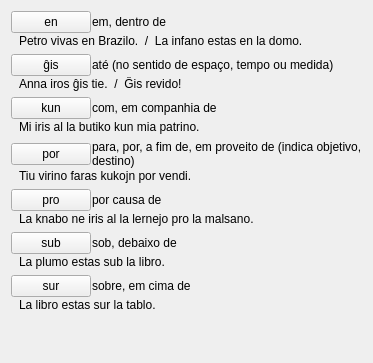
     <widget class="QWidget" name="tab_9">
      <attribute name="icon">
       <iconset resource="ikonoj.qrc">
        <normaloff>:/ikonoj/leciono.png</normaloff>:/ikonoj/leciono.png</iconset>
      </attribute>
      <attribute name="title">
       <string>2</string>
      </attribute>
      <layout class="QVBoxLayout" name="verticalLayout_218">
       <property name="spacing">
        <number>6</number>
       </property>
       <item>
        <layout class="QVBoxLayout" name="verticalLayout_211">
         <property name="spacing">
          <number>1</number>
         </property>
         <item>
          <layout class="QHBoxLayout" name="horizontalLayout_381">
           <item>
            <widget class="klakbutono" name="Lec07_Button504">
             <property name="sizePolicy">
              <sizepolicy hsizetype="Maximum" vsizetype="Fixed">
               <horstretch>0</horstretch>
               <verstretch>0</verstretch>
              </sizepolicy>
             </property>
             <property name="maximumSize">
              <size>
               <width>16777215</width>
               <height>16777215</height>
              </size>
             </property>
             <property name="text">
              <string>en</string>
             </property>
            </widget>
           </item>
           <item>
            <widget class="QLabel" name="Lec07_Label491">
             <property name="text">
              <string>em, dentro de</string>
             </property>
             <property name="wordWrap">
              <bool>true</bool>
             </property>
            </widget>
           </item>
          </layout>
         </item>
         <item>
          <layout class="QHBoxLayout" name="horizontalLayout_382">
           <item>
            <widget class="label_sago_reversa" name="label_148">
             <property name="sizePolicy">
              <sizepolicy hsizetype="Maximum" vsizetype="Preferred">
               <horstretch>0</horstretch>
               <verstretch>0</verstretch>
              </sizepolicy>
             </property>
             <property name="maximumSize">
              <size>
               <width>16777215</width>
               <height>16777215</height>
              </size>
             </property>
             <property name="text">
              <string/>
             </property>
             <property name="pixmap">
              <pixmap resource="ikonoj.qrc">:/ikonoj/sago_revena.png</pixmap>
             </property>
             <property name="alignment">
              <set>Qt::AlignCenter</set>
             </property>
            </widget>
           </item>
           <item>
            <widget class="QLabel" name="label_149">
             <property name="text">
              <string>Petro vivas en Brazilo.  /  La infano estas en la domo.</string>
             </property>
             <property name="wordWrap">
              <bool>true</bool>
             </property>
             <property name="tipo" stdset="0">
              <string>esperanta</string>
             </property>
             <property name="lingvo" stdset="0">
              <string>eo</string>
             </property>
            </widget>
           </item>
          </layout>
         </item>
        </layout>
       </item>
       <item>
        <layout class="QVBoxLayout" name="verticalLayout_212">
         <property name="spacing">
          <number>1</number>
         </property>
         <item>
          <layout class="QHBoxLayout" name="horizontalLayout_383">
           <item>
            <widget class="klakbutono" name="Lec07_Button505">
             <property name="sizePolicy">
              <sizepolicy hsizetype="Maximum" vsizetype="Fixed">
               <horstretch>0</horstretch>
               <verstretch>0</verstretch>
              </sizepolicy>
             </property>
             <property name="maximumSize">
              <size>
               <width>16777215</width>
               <height>16777215</height>
              </size>
             </property>
             <property name="text">
              <string>ĝis</string>
             </property>
            </widget>
           </item>
           <item>
            <widget class="QLabel" name="Lec07_Label492">
             <property name="text">
              <string>até (no sentido de espaço, tempo ou medida)</string>
             </property>
             <property name="wordWrap">
              <bool>true</bool>
             </property>
            </widget>
           </item>
          </layout>
         </item>
         <item>
          <layout class="QHBoxLayout" name="horizontalLayout_384">
           <item>
            <widget class="label_sago_reversa" name="label_150">
             <property name="sizePolicy">
              <sizepolicy hsizetype="Maximum" vsizetype="Preferred">
               <horstretch>0</horstretch>
               <verstretch>0</verstretch>
              </sizepolicy>
             </property>
             <property name="maximumSize">
              <size>
               <width>16777215</width>
               <height>16777215</height>
              </size>
             </property>
             <property name="text">
              <string/>
             </property>
             <property name="pixmap">
              <pixmap resource="ikonoj.qrc">:/ikonoj/sago_revena.png</pixmap>
             </property>
             <property name="alignment">
              <set>Qt::AlignCenter</set>
             </property>
            </widget>
           </item>
           <item>
            <widget class="QLabel" name="label_151">
             <property name="text">
              <string>Anna iros ĝis tie.  /  Ĝis revido!</string>
             </property>
             <property name="wordWrap">
              <bool>true</bool>
             </property>
             <property name="tipo" stdset="0">
              <string>esperanta</string>
             </property>
             <property name="lingvo" stdset="0">
              <string>eo</string>
             </property>
            </widget>
           </item>
          </layout>
         </item>
        </layout>
       </item>
       <item>
        <layout class="QVBoxLayout" name="verticalLayout_213">
         <property name="spacing">
          <number>1</number>
         </property>
         <item>
          <layout class="QHBoxLayout" name="horizontalLayout_385">
           <item>
            <widget class="klakbutono" name="Lec07_Button506">
             <property name="sizePolicy">
              <sizepolicy hsizetype="Maximum" vsizetype="Fixed">
               <horstretch>0</horstretch>
               <verstretch>0</verstretch>
              </sizepolicy>
             </property>
             <property name="maximumSize">
              <size>
               <width>16777215</width>
               <height>16777215</height>
              </size>
             </property>
             <property name="text">
              <string>kun</string>
             </property>
            </widget>
           </item>
           <item>
            <widget class="QLabel" name="Lec07_Label493">
             <property name="text">
              <string>com, em companhia de</string>
             </property>
             <property name="wordWrap">
              <bool>true</bool>
             </property>
            </widget>
           </item>
          </layout>
         </item>
         <item>
          <layout class="QHBoxLayout" name="horizontalLayout_386">
           <item>
            <widget class="label_sago_reversa" name="label_152">
             <property name="sizePolicy">
              <sizepolicy hsizetype="Maximum" vsizetype="Preferred">
               <horstretch>0</horstretch>
               <verstretch>0</verstretch>
              </sizepolicy>
             </property>
             <property name="maximumSize">
              <size>
               <width>16777215</width>
               <height>16777215</height>
              </size>
             </property>
             <property name="text">
              <string/>
             </property>
             <property name="pixmap">
              <pixmap resource="ikonoj.qrc">:/ikonoj/sago_revena.png</pixmap>
             </property>
             <property name="alignment">
              <set>Qt::AlignCenter</set>
             </property>
            </widget>
           </item>
           <item>
            <widget class="QLabel" name="label_153">
             <property name="text">
              <string>Mi iris al la butiko kun mia patrino.</string>
             </property>
             <property name="wordWrap">
              <bool>true</bool>
             </property>
             <property name="tipo" stdset="0">
              <string>esperanta</string>
             </property>
             <property name="lingvo" stdset="0">
              <string>eo</string>
             </property>
            </widget>
           </item>
          </layout>
         </item>
        </layout>
       </item>
       <item>
        <layout class="QVBoxLayout" name="verticalLayout_214">
         <property name="spacing">
          <number>1</number>
         </property>
         <item>
          <layout class="QHBoxLayout" name="horizontalLayout_387">
           <item>
            <widget class="klakbutono" name="Lec07_Button507">
             <property name="sizePolicy">
              <sizepolicy hsizetype="Maximum" vsizetype="Fixed">
               <horstretch>0</horstretch>
               <verstretch>0</verstretch>
              </sizepolicy>
             </property>
             <property name="maximumSize">
              <size>
               <width>16777215</width>
               <height>16777215</height>
              </size>
             </property>
             <property name="text">
              <string>por</string>
             </property>
            </widget>
           </item>
           <item>
            <widget class="QLabel" name="Lec07_Label494">
             <property name="text">
              <string>para, por, a fim de, em proveito de (indica objetivo, destino)</string>
             </property>
             <property name="wordWrap">
              <bool>true</bool>
             </property>
            </widget>
           </item>
          </layout>
         </item>
         <item>
          <layout class="QHBoxLayout" name="horizontalLayout_388">
           <item>
            <widget class="label_sago_reversa" name="label_154">
             <property name="sizePolicy">
              <sizepolicy hsizetype="Maximum" vsizetype="Preferred">
               <horstretch>0</horstretch>
               <verstretch>0</verstretch>
              </sizepolicy>
             </property>
             <property name="maximumSize">
              <size>
               <width>16777215</width>
               <height>16777215</height>
              </size>
             </property>
             <property name="text">
              <string/>
             </property>
             <property name="pixmap">
              <pixmap resource="ikonoj.qrc">:/ikonoj/sago_revena.png</pixmap>
             </property>
             <property name="alignment">
              <set>Qt::AlignCenter</set>
             </property>
            </widget>
           </item>
           <item>
            <widget class="QLabel" name="label_155">
             <property name="text">
              <string>Tiu virino faras kukojn por vendi.</string>
             </property>
             <property name="wordWrap">
              <bool>true</bool>
             </property>
             <property name="tipo" stdset="0">
              <string>esperanta</string>
             </property>
             <property name="lingvo" stdset="0">
              <string>eo</string>
             </property>
            </widget>
           </item>
          </layout>
         </item>
        </layout>
       </item>
       <item>
        <layout class="QVBoxLayout" name="verticalLayout_215">
         <property name="spacing">
          <number>1</number>
         </property>
         <item>
          <layout class="QHBoxLayout" name="horizontalLayout_389">
           <item>
            <widget class="klakbutono" name="Lec07_Button508">
             <property name="sizePolicy">
              <sizepolicy hsizetype="Maximum" vsizetype="Fixed">
               <horstretch>0</horstretch>
               <verstretch>0</verstretch>
              </sizepolicy>
             </property>
             <property name="maximumSize">
              <size>
               <width>16777215</width>
               <height>16777215</height>
              </size>
             </property>
             <property name="text">
              <string>pro</string>
             </property>
            </widget>
           </item>
           <item>
            <widget class="QLabel" name="Lec07_Label495">
             <property name="text">
              <string>por causa de</string>
             </property>
             <property name="wordWrap">
              <bool>true</bool>
             </property>
            </widget>
           </item>
          </layout>
         </item>
         <item>
          <layout class="QHBoxLayout" name="horizontalLayout_390">
           <item>
            <widget class="label_sago_reversa" name="label_156">
             <property name="sizePolicy">
              <sizepolicy hsizetype="Maximum" vsizetype="Preferred">
               <horstretch>0</horstretch>
               <verstretch>0</verstretch>
              </sizepolicy>
             </property>
             <property name="maximumSize">
              <size>
               <width>16777215</width>
               <height>16777215</height>
              </size>
             </property>
             <property name="text">
              <string/>
             </property>
             <property name="pixmap">
              <pixmap resource="ikonoj.qrc">:/ikonoj/sago_revena.png</pixmap>
             </property>
             <property name="alignment">
              <set>Qt::AlignCenter</set>
             </property>
            </widget>
           </item>
           <item>
            <widget class="QLabel" name="label_157">
             <property name="text">
              <string>La knabo ne iris al la lernejo pro la malsano.</string>
             </property>
             <property name="wordWrap">
              <bool>true</bool>
             </property>
             <property name="tipo" stdset="0">
              <string>esperanta</string>
             </property>
             <property name="lingvo" stdset="0">
              <string>eo</string>
             </property>
            </widget>
           </item>
          </layout>
         </item>
        </layout>
       </item>
       <item>
        <layout class="QVBoxLayout" name="verticalLayout_216">
         <property name="spacing">
          <number>1</number>
         </property>
         <item>
          <layout class="QHBoxLayout" name="horizontalLayout_391">
           <item>
            <widget class="klakbutono" name="Lec07_Button509">
             <property name="sizePolicy">
              <sizepolicy hsizetype="Maximum" vsizetype="Fixed">
               <horstretch>0</horstretch>
               <verstretch>0</verstretch>
              </sizepolicy>
             </property>
             <property name="maximumSize">
              <size>
               <width>16777215</width>
               <height>16777215</height>
              </size>
             </property>
             <property name="text">
              <string>sub</string>
             </property>
            </widget>
           </item>
           <item>
            <widget class="QLabel" name="Lec07_Label496">
             <property name="text">
              <string>sob, debaixo de</string>
             </property>
             <property name="wordWrap">
              <bool>true</bool>
             </property>
            </widget>
           </item>
          </layout>
         </item>
         <item>
          <layout class="QHBoxLayout" name="horizontalLayout_392">
           <item>
            <widget class="label_sago_reversa" name="label_158">
             <property name="sizePolicy">
              <sizepolicy hsizetype="Maximum" vsizetype="Preferred">
               <horstretch>0</horstretch>
               <verstretch>0</verstretch>
              </sizepolicy>
             </property>
             <property name="maximumSize">
              <size>
               <width>16777215</width>
               <height>16777215</height>
              </size>
             </property>
             <property name="text">
              <string/>
             </property>
             <property name="pixmap">
              <pixmap resource="ikonoj.qrc">:/ikonoj/sago_revena.png</pixmap>
             </property>
             <property name="alignment">
              <set>Qt::AlignCenter</set>
             </property>
            </widget>
           </item>
           <item>
            <widget class="QLabel" name="label_159">
             <property name="text">
              <string>La plumo estas sub la libro.</string>
             </property>
             <property name="wordWrap">
              <bool>true</bool>
             </property>
             <property name="tipo" stdset="0">
              <string>esperanta</string>
             </property>
             <property name="lingvo" stdset="0">
              <string>eo</string>
             </property>
            </widget>
           </item>
          </layout>
         </item>
        </layout>
       </item>
       <item>
        <layout class="QVBoxLayout" name="verticalLayout_217">
         <property name="spacing">
          <number>1</number>
         </property>
         <item>
          <layout class="QHBoxLayout" name="horizontalLayout_393">
           <item>
            <widget class="klakbutono" name="Lec07_Button510">
             <property name="sizePolicy">
              <sizepolicy hsizetype="Maximum" vsizetype="Fixed">
               <horstretch>0</horstretch>
               <verstretch>0</verstretch>
              </sizepolicy>
             </property>
             <property name="maximumSize">
              <size>
               <width>16777215</width>
               <height>16777215</height>
              </size>
             </property>
             <property name="text">
              <string>sur</string>
             </property>
            </widget>
           </item>
           <item>
            <widget class="QLabel" name="Lec07_Label497">
             <property name="text">
              <string>sobre, em cima de</string>
             </property>
             <property name="wordWrap">
              <bool>true</bool>
             </property>
            </widget>
           </item>
          </layout>
         </item>
         <item>
          <layout class="QHBoxLayout" name="horizontalLayout_394">
           <item>
            <widget class="label_sago_reversa" name="label_160">
             <property name="sizePolicy">
              <sizepolicy hsizetype="Maximum" vsizetype="Preferred">
               <horstretch>0</horstretch>
               <verstretch>0</verstretch>
              </sizepolicy>
             </property>
             <property name="maximumSize">
              <size>
               <width>16777215</width>
               <height>16777215</height>
              </size>
             </property>
             <property name="text">
              <string/>
             </property>
             <property name="pixmap">
              <pixmap resource="ikonoj.qrc">:/ikonoj/sago_revena.png</pixmap>
             </property>
             <property name="alignment">
              <set>Qt::AlignCenter</set>
             </property>
            </widget>
           </item>
           <item>
            <widget class="QLabel" name="label_161">
             <property name="text">
              <string>La libro estas sur la tablo.</string>
             </property>
             <property name="wordWrap">
              <bool>true</bool>
             </property>
             <property name="tipo" stdset="0">
              <string>esperanta</string>
             </property>
             <property name="lingvo" stdset="0">
              <string>eo</string>
             </property>
            </widget>
           </item>
          </layout>
         </item>
        </layout>
       </item>
       <item>
        <spacer name="verticalSpacer_11">
         <property name="orientation">
          <enum>Qt::Vertical</enum>
         </property>
         <property name="sizeHint" stdset="0">
          <size>
           <width>20</width>
           <height>40</height>
          </size>
         </property>
        </spacer>
       </item>
      </layout>
     </widget>
